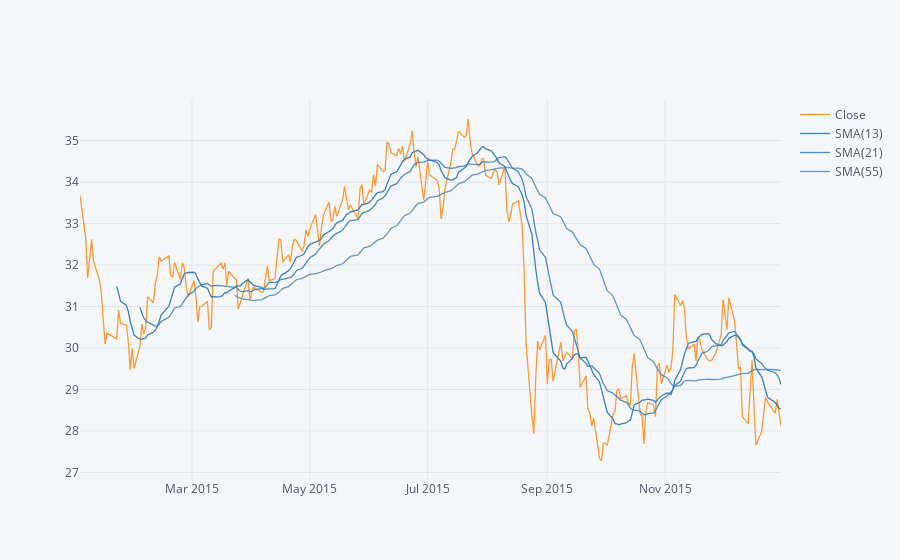

Source (notebook cell):
### Markdown cell above
**Use .ta_plot(study='sma') to create a Simple Moving Averages plot of Morgan Stanley for the year 2015.**

### Code cell
ms['Close']['2015-01-01':'2016-01-01'].ta_plot(study='sma', periods=[13,21,55])

### Figure 1 — Plotly figure (JSON) as saved in the notebook; plotly's stock layout.template omitted (floating-point values rounded to 4 significant figures; data arrays with more than 128 entries replaced by an {"elided": "..."} marker saying what was removed)
{"data": [{"line": {"color": "rgba(255, 153, 51, 1.0)", "dash": "solid", "shape": "linear", "width": 1.3}, "mode": "lines", "name": "Close", "text": "", "type": "scatter", "x": {"elided": "252 str values"}, "y": {"elided": "252 float values"}}, {"line": {"color": "rgba(55, 128, 191, 1.0)", "dash": "solid", "shape": "linear", "width": 1.3}, "mode": "lines", "name": "SMA(13)", "text": "", "type": "scatter", "x": {"elided": "252 str values"}, "y": {"elided": "252 mixed values"}}, {"line": {"color": "rgba(55, 128, 191, 0.8999999999999999)", "dash": "solid", "shape": "linear", "width": 1.3}, "mode": "lines", "name": "SMA(21)", "text": "", "type": "scatter", "x": {"elided": "252 str values"}, "y": {"elided": "252 mixed values"}}, {"line": {"color": "rgba(55, 128, 191, 0.7999999999999998)", "dash": "solid", "shape": "linear", "width": 1.3}, "mode": "lines", "name": "SMA(55)", "text": "", "type": "scatter", "x": {"elided": "252 str values"}, "y": {"elided": "252 mixed values"}}], "layout": {"legend": {"bgcolor": "#F5F6F9", "font": {"color": "#4D5663"}}, "paper_bgcolor": "#F5F6F9", "plot_bgcolor": "#F5F6F9", "title": {"font": {"color": "#4D5663"}}, "xaxis": {"gridcolor": "#E1E5ED", "showgrid": true, "tickfont": {"color": "#4D5663"}, "title": {"font": {"color": "#4D5663"}, "text": ""}, "zerolinecolor": "#E1E5ED"}, "yaxis": {"gridcolor": "#E1E5ED", "showgrid": true, "tickfont": {"color": "#4D5663"}, "title": {"font": {"color": "#4D5663"}, "text": ""}, "zerolinecolor": "#E1E5ED"}}}
